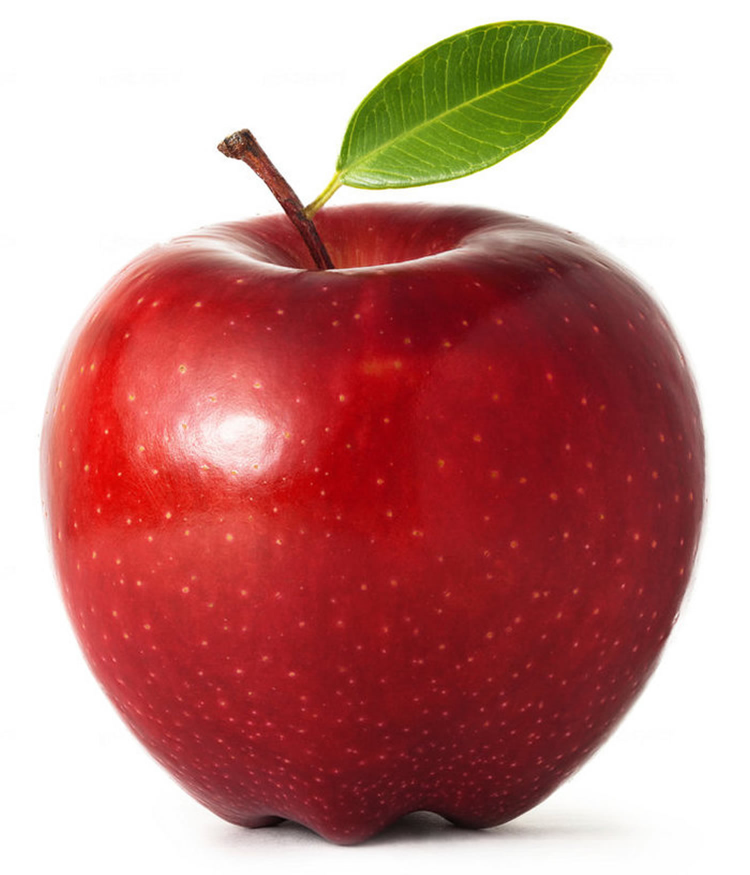
#> input picture images/apple/Image_1.jpg, 1500 x 1749 px (shown at 1/2 size); its folder holds only this picture in this run
$ jupyter execute --allow-errors 'Fruit 2.ipynb'
#> lines starting #> are read from the running program, lines starting #| are printed output that depends on the picture
#> further down, image is the input picture: shape (1749, 1500, 3); mean B, G, R 133.1, 136.9, 194.6
#> `image = cv2.resize(image, (64, 64))`:
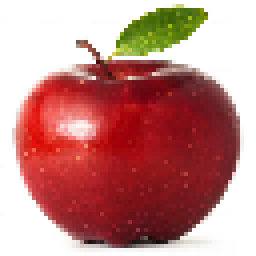
#> image: shape (64, 64, 3) (shown 4 times larger); mean B, G, R 133, 136.8, 194.6
#> pass 2 of the loop `for fruit_type in fruit_types:`:
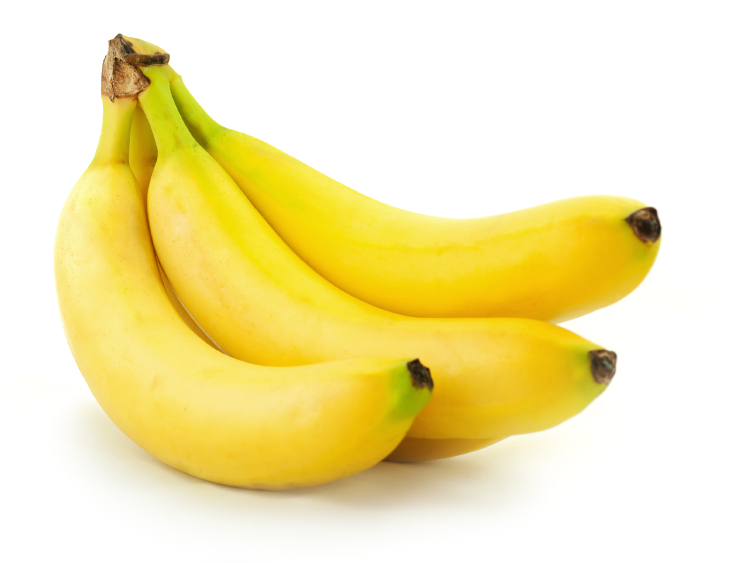
#> input picture images/banana/Image_1.jpg, 751 x 563 px
#> image is the input picture: shape (563, 751, 3); mean B, G, R 174.7, 232.9, 245
#> `image = cv2.resize(image, (64, 64))`:
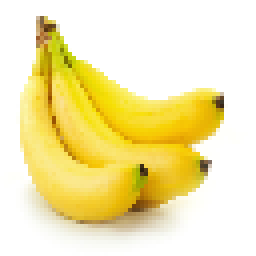
#> image: shape (64, 64, 3) (shown 4 times larger); mean B, G, R 174.9, 232.9, 245
[cell 1]
import os
import cv2
import numpy as np

[cell 2]
class Layer_Dense:
    # [9 lines left out: function __init__, not called in this run]

    def forward(self, inputs):
        self.inputs = inputs
        self.output = np.dot(inputs, self.weights) + self.biases

    # [23 lines left out: function backward, not called in this run]

[cell 3]
class Layer_Dropout:
    def __init__(self, rate):
        self.rate = 1 - rate

    # [4 lines left out: function forward, not called in this run]

    def backward(self, dvalues):
        self.dinputs = dvalues * self.binary_mask

[cell 4]
class Activation_ReLU:
    def forward(self, inputs):
        self.inputs = inputs
        self.output = np.maximum(0, inputs)

    def backward(self, dvalues):
        self.dinputs = dvalues.copy()
        self.dinputs[self.inputs <= 0] = 0

[cell 5]
class Activation_Softmax:
    # [13 lines left out: functions forward, backward, not called in this run]

[cell 6]
class Activation_Sigmoid:
    def forward(self, inputs):
        self.inputs = inputs
        self.output = 1 / (1 + np.exp(-inputs))

    def backward(self, dvalues):
        self.dinputs = dvalues * (1 - self.output) * self.output

[cell 7]
class Optimizer_SGD:
    # [6 lines left out: function __init__, not called in this run]

    def pre_update_params(self):
        if self.decay:
            self.current_learning_rate = self.learning_rate * (1. / (1. + self.decay * self.iterations))

    # [17 lines left out: function update_params, not called in this run]


    def post_update_params(self):
        self.iterations += 1

[cell 8]
class Optimizer_Adagrad:
    # [6 lines left out: function __init__, not called in this run]

    def pre_update_params(self):
        if self.decay:
            self.current_learning_rate = self.learning_rate * (1. / (1. + self.decay * self.iterations))

    # [11 lines left out: function update_params, not called in this run]


    def post_update_params(self):
        self.iterations += 1

[cell 9]
class Optimizer_RMSprop:
    # [7 lines left out: function __init__, not called in this run]

    def pre_update_params(self):
        if self.decay:
            self.current_learning_rate = self.learning_rate * (1. / (1. + self.decay * self.iterations))

    # [11 lines left out: function update_params, not called in this run]

    def post_update_params(self):
        self.iterations += 1

[cell 10]
class Optimizer_Adam:
    # [8 lines left out: function __init__, not called in this run]

    def pre_update_params(self):
        if self.decay:
            self.current_learning_rate = self.learning_rate * (1. / (1. + self.decay * self.iterations))

    # [26 lines left out: function update_params, not called in this run]

    def post_update_params(self):
        self.iterations += 1

[cell 11]
class Loss:
    # [20 lines left out: functions regularization_loss, calculate, not called in this run]

[cell 12]
class Loss_CategoricalCrossentropy(Loss):
    # [19 lines left out: functions forward, backward, not called in this run]

[cell 13]
class Activation_Softmax_Loss_CategoricalCrossentropy():
    def __init__(self):
        self.activation = Activation_Softmax()
        self.loss = Loss_CategoricalCrossentropy()

    # [12 lines left out: functions forward, backward, not called in this run]

[cell 14]
class Loss_BinaryCrossentropy(Loss):
    # [12 lines left out: functions forward, backward, not called in this run]

[cell 15]
# Define the path to the images folder
images_folder = os.path.join(os.getcwd(), 'images')

# Define the list of fruit types
fruit_types = ["apple", "banana", "cherry", "chickoo", "grapes", "kiwi", "mango", "orange", "strawberry"]

# Define the lists to store the dataset and labels
dataset = []
labels = []

# Iterate over each fruit type
#> (the rest of this cell did not finish here and is left out)

#> (a cell that did not finish here is left out)

#> (a cell that did not finish here is left out)

#> (a cell that did not finish here is left out)

#> (a cell that did not finish here is left out)

[cell 20]
import cv2
import numpy as np

# Load and preprocess the image
image_path = r"C:\Users\armin\PycharmProjects\artificial_intelligence\images\mango\Image_40.jpg"  # Replace with the path to your image
image = cv2.imread(image_path)
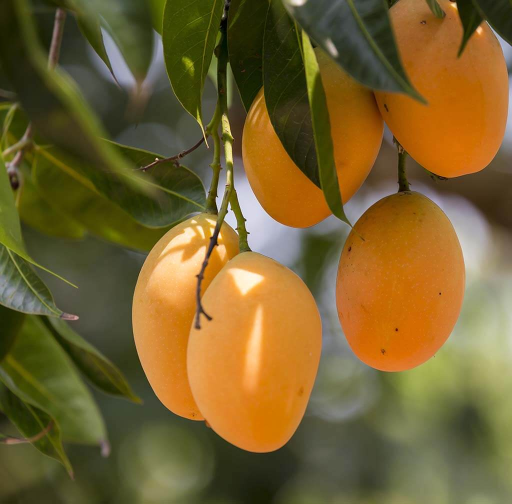
#> input picture images/mango/Image_40.jpg, 1024 x 1007 px, found by its file name (shown at 1/2 size)
#> image is the input picture: shape (1007, 1024, 3); mean B, G, R 46.7, 97, 118.1
image = cv2.resize(image, (64, 64))
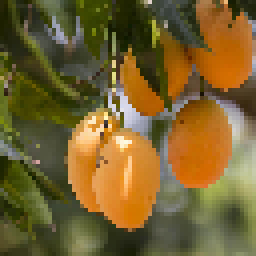
#> image: shape (64, 64, 3) (shown 4 times larger); mean B, G, R 46.8, 97, 118
image = image / 255.0
image = np.reshape(image, (1, -1))

# Forward pass through the model
#> (the rest of this cell did not finish here and is left out)
